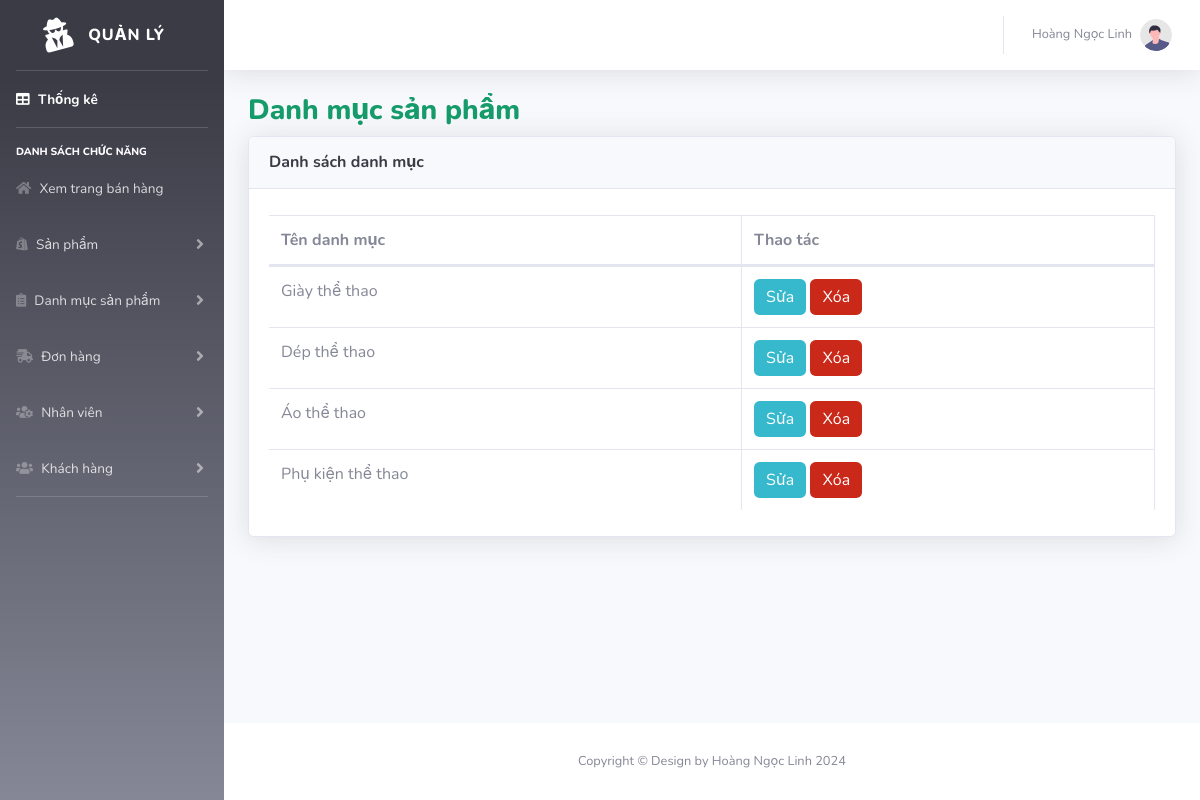
Page /admin/danhmuc.php (signed in) on the committed database.
### tables this page shows
CREATE TABLE `danhmuc` (
  `dmid` int(11) NOT NULL,
  `dmname` varchar(100) NOT NULL
);

### admin/danhmuc.php (the view, shortened to what this page needs)
<!DOCTYPE html>
<html lang="en">
<head>
    <link href="vendor/fontawesome-free/css/all.min.css" rel="stylesheet" type="text/css">
    <link href="css/sb-admin-2.css" rel="stylesheet">
    <link href="vendor/datatables/dataTables.bootstrap4.min.css" rel="stylesheet">
</head>
<?php
    include "../connect/config.php";
    $sql = "SELECT * FROM danhmuc";
    $result = mysqli_query($conn, $sql);
?>
<body id="page-top">
    <div id="wrapper">
        <?php require('inc/navbar.php'); ?>
            <div id="content-wrapper" class="d-flex flex-column">
            <div id="content">
            <?php require('inc/topbar.php'); ?>
                <div class="container-fluid">
                    <h1 class="h3 mb-2 text-gray-800">Danh mục sản phẩm</h1>
                    <div class="card shadow mb-4">
                        <div class="card-header py-3">
                            <h6 class="m-0 font-weight-bold text-primary">Danh sách danh mục</h6>
                        </div>
                        <div class="card-body">
                            <div class="table-responsive">
                                <table class="table table-bordered" id="dataTable" width="100%" cellspacing="0">
                                    <thead>
                                        <tr>
                                            <th>Tên danh mục</th>
                                            <th>Thao tác</th>
                                        </tr>
                                    </thead>
                                    <tbody>
                                        <?php while($row = mysqli_fetch_array($result)) {?>
                                            <tr>
                                                <td><?=$row['dmname']?></td>
                                                <td><button class="btn btn-primary sua" ><a href="suadm.php?id=<?=$row['dmid']?>">Sửa</a></button>  <button class="btn btn-primary xoa"><a href = "#" data-toggle="modal" data-target="#xoadmModal<?=$row['dmid']?>" >Xóa</a></button></td>
                                            </tr>
                                        <?php }?>
                                    </tbody>
                                </table>
                            </div>
                        </div>
                    </div>
                </div>
        <?php require('inc/footer.php'); ?>
</body>
</html>

### rows in the picture
danhmuc: dmname "Giày thể thao"
danhmuc: dmname "Dép thể thao"
danhmuc: dmname "Áo thể thao"
danhmuc: dmname "Phụ kiện thể thao"
